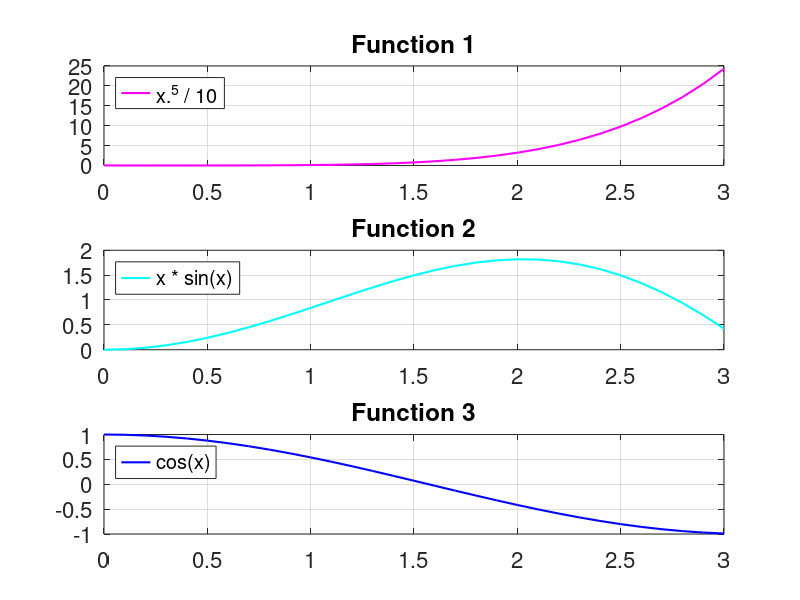

Write the MATLAB code that produced this figure.
x = 0:0.1:3
f1 = x.^5 / 10
f2 = x .* sin(x)
f3 = cos(x)

hold on;
subplot (3, 1, 1)
plot(x, f1, 'm-', 'linewidth', 1.5);
legend('x.^5 / 10', 'location', 'northwest')
grid on;
hold off;
title('Function 1');
set(gca, 'fontsize', 16);

hold on;
subplot (3, 1, 2)
plot(x, f2, 'c-', 'linewidth', 1.5)
legend('x * sin(x)', 'location', 'northwest')
grid on;
hold off;
title('Function 2');
set(gca, 'fontsize', 16);

hold on;
subplot (3, 1, 3)
plot(x, f3, 'b-', 'linewidth', 1.5)
legend('cos(x)', 'location', 'northwest')
grid on;
hold off;
title('Function 3');
set(gca, 'fontsize', 16);